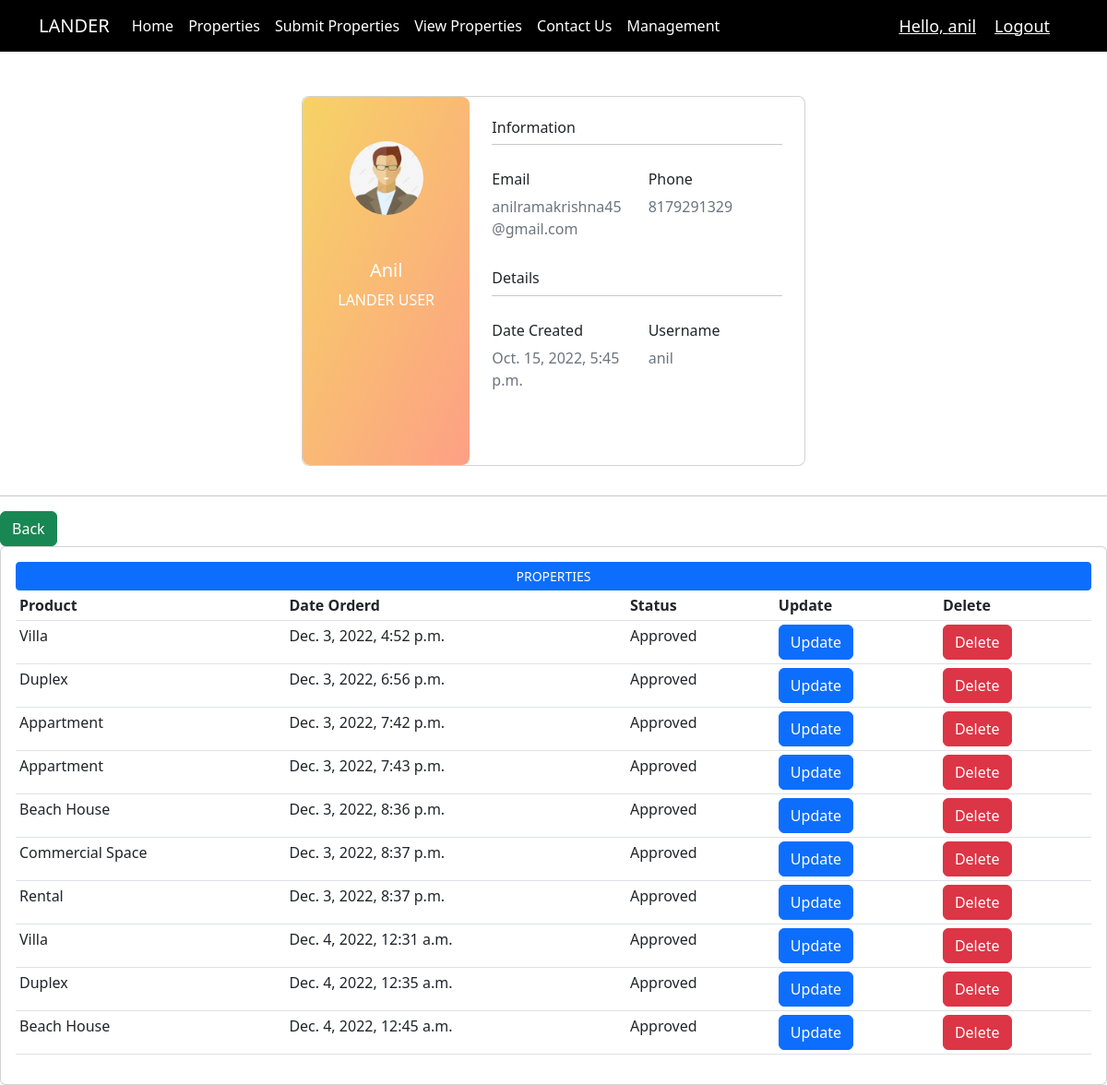
Page /customer1 (signed in) on the committed database.
### real/models.py (models this page shows, shortened)
class Rcustomer(models.Model):
    user =models.OneToOneField(User,null=True,on_delete=models.CASCADE)
    name = models.CharField(max_length=200,null=True)
    phone = models.CharField(max_length=200,null=True)
    email = models.CharField(max_length=200,null=True)
    profile_pic =models.ImageField(default="profile1.jpg",null=True,blank=True)
    date_created =models.DateTimeField(auto_now_add=True,null=True)

class submit_order(models.Model):
    CATEGORY=(
        ('Appartment','Appartment'),
        ('Duplex','Duplex'),
        ('Villa','Villa'),
        ('Beach House','Beach House'),
        ('Commercial Space','Commercial Space'),
        ('Rental','Rental')
    )
    STATUS=(
        ('Approved','Approved'),
        ('Pending','Pending'),
        ('Failed','Failed')
    )
    name=models.CharField(max_length=50,null=False)
    email=models.CharField(max_length=50,null=True)
    property_type=models.CharField(max_length=100,null=False,choices=CATEGORY)
    length=models.CharField(max_length=200,null=False)
    breadth=models.CharField(max_length=100,null=False)
    Height=models.CharField(max_length=100,null=False)
    property_image =models.ImageField(null=True,blank=True)
    date_created =models.DateTimeField(auto_now_add=True,null=True)
    status=models.CharField(max_length=100,null=True,choices=STATUS,default="Pending")
    delete_status=models.BooleanField(default=False)

### real/views.py (the view)
# urls.py: path('customer<str:pk>',views.customer,name='customer'),
def customer(request, pk):
    customer=Rcustomer.objects.get(id=pk)
    Customer1=Rcustomer.objects.all()
    property = submit_order.objects.filter(name=request.user.username)
    context={'customer':customer,'property':property,'Customer1':Customer1}
    return render(request,'home1/customer.html',context)

### real/templates/home1/customer.html (shortened to what this page needs)
{% extends 'home1/main.html' %}
{% load static %}
{% block content %}
<!DOCTYPE html>
<html lang="en">
<head>
    <link href="https://cdn.jsdelivr.net/npm/bootstrap@5.2.2/dist/css/bootstrap.min.css" rel="stylesheet"
>
</head>
<body>
    <br><br>
    <div class="container">
        <div class="row d-flex justify-content-center align-items-center h-100">
            <div class="col col-lg-6 mb-4 mb-lg-0">
                <div class="card mb-3" style="border-radius: .5rem;">
                    <div class="row g-0">
                        <div class="col-md-4 gradient-custom text-center text-white"
                            style="border-radius: .5rem; border-bottom-left-radius: .5rem;">
                            <img src="images1/{{customer.profile_pic}}" alt="Avatar" class="img-fluid my-5"
                                style="width: 80px; border-radius: 40px;" />
                            <h5>{{customer.name}}</h5>
                            <p>LANDER USER</p>
                        </div>
                        <div class="col-md-8">
                            <div class="card-body p-4">
                                <h6>Information</h6>
                                <hr class="mt-0 mb-4">
                                <div class="row pt-1">
                                    <div class="col-6 mb-3">
                                        <h6>Email</h6>
                                        <p class="text-muted">{{customer.email}}</p>
                                    </div>
                                    <div class="col-6 mb-3">
                                        <h6>Phone</h6>
                                        <p class="text-muted">{{customer.phone}}</p>
                                    </div>
                                </div>
                                <h6>Details</h6>
                                <hr class="mt-0 mb-4">
                                <div class="row pt-1">
                                    <div class="col-6 mb-3">
                                        <h6>Date Created</h6>
                                        <p class="text-muted">{{customer.date_created}}</p>
                                    </div>
                                    <div class="col-6 mb-3">
                                        <h6>Username</h6>
                                        <p class="text-muted">{{customer.user}}</p>
                                    </div>
                                </div>
                                <div class="d-flex justify-content-start">
                                    <a href="#!"></a>
                                    <a href="#!"></a>
                                </div>
                            </div>
                        </div>
                    </div>
                </div>
            </div>
        </div>
    </div>
</body>
</html>
<hr>
<a class="btn btn-success" href="{% url 'management' %}">Back</a>
<div class="card card-body">
    <a class="btn btn-primary  btn-sm btn-block" href="">PROPERTIES</a>
    <table class="table table-sm">
        <tr>
            <th>Product</th>
            <th>Date Orderd</th>
            <th>Status</th>
            <th>Update</th>
            <th>Delete</th>
        </tr>
        {% for i in property %}
        <tr>
            <td>{{i.property_type}}</td>
            <td>{{i.date_created}}</td>
            <td>{{i.status}}</td>
            <td><a class="btn btn-primary" href="{% url 'update' i.id %}">Update</a></td>
            <td><a class="btn btn-danger" href="{% url 'delete_order' i.id %}">Delete</a></td>
        </tr>
        {% endfor %}
    </table>
</div>
{% endblock %}

### real/templates/home1/navbar.html (shortened to what this page needs)
<!DOCTYPE html>
<html lang="en">
<head>
    <link href="https://cdn.jsdelivr.net/npm/bootstrap@5.2.1/dist/css/bootstrap.min.css" rel="stylesheet"
>
</head>
<body>
    <section id="title">
        <div class="container">
            <nav class="navbar navbar-expand-lg navbar-dark">
                <a class="navbar-brand" href="{% url 'home' %}">LANDER</a>
                <div class="collapse navbar-collapse" id="navbarNavAltMarkup">
                    <div class="navbar-nav">
                        <a class="nav-item nav-link active" href="{% url 'home' %}">Home </a>
                        <a class="nav-item nav-link active" href="{% url 'properties' %}">Properties</a>
                        <a class="nav-item nav-link active" href="{% url 'submit' %}">Submit Properties</a>
                        <a class="nav-item nav-link active" href="{% url 'order' %}">View Properties</a>
                        <a class="nav-item nav-link active" href="{% url 'contact' %}">Contact Us</a>
                        {% for group in request.user.groups.all %}
                        {% if group.name == 'admin' or 'agent' %}
                        <a class="nav-item nav-link active" href="{% url 'management' %}">Management</a>
                        {% endif %}
                        {% endfor %}
                    </div>
                </div>
                {% if request.user.is_authenticated %}
                <span><a class="mess" href="{% url 'account' %}">Hello, {{request.user}}</a></span>
                <span><a class="mess" href="{% url 'logout' %}">Logout</a></span>
                {% else %}
                <div class="navbar-text">
                    <a href="login"><button class="btn btn-primary" type="button">Login</button></a> &nbsp;
                    <a href="register"><button class="btn btn-primary" type="button">Signup</button></a>
                </div>
                {% endif %}
            </nav>
        </div>
    </section>
</body>
</html>

### real/templates/home1/navbar.html (style rules this page uses)
.mess { color: white; font-size: 18px; margin-right: 20px; }
#title { background-color: #000; }

### real/templates/home1/customer.html (style rules this page uses)
.gradient-custom { background: #f6d365; background: -webkit-linear-gradient(to right bottom, rgba(246, 211, 101, 1), rgba(253, 160, 133, 1)); background: linear-gradient(to right bottom, rgba(246, 211, 101, 1), rgba(253, 160, 133, 1)) }

### rows in the picture
Rcustomer: profile_pic (picture), name "Anil", email "anilramakrishna45@gmail.com", phone "8179291329", date_created "Oct. 15, 2022, 5:45 p.m.", user "anil"
submit_order: property_type "Villa", date_created "Dec. 3, 2022, 4:52 p.m.", status "Approved"
submit_order: property_type "Duplex", date_created "Dec. 3, 2022, 6:56 p.m.", status "Approved"
submit_order: property_type "Appartment", date_created "Dec. 3, 2022, 7:42 p.m.", status "Approved"
submit_order: property_type "Appartment", date_created "Dec. 3, 2022, 7:43 p.m.", status "Approved"
submit_order: property_type "Beach House", date_created "Dec. 3, 2022, 8:36 p.m.", status "Approved"
submit_order: property_type "Commercial Space", date_created "Dec. 3, 2022, 8:37 p.m.", status "Approved"
submit_order: property_type "Rental", date_created "Dec. 3, 2022, 8:37 p.m.", status "Approved"
submit_order: property_type "Villa", date_created "Dec. 4, 2022, 12:31 a.m.", status "Approved"
submit_order: property_type "Duplex", date_created "Dec. 4, 2022, 12:35 a.m.", status "Approved"
submit_order: property_type "Beach House", date_created "Dec. 4, 2022, 12:45 a.m.", status "Approved"

### other values in the picture
{{ request.user }} "anil"
